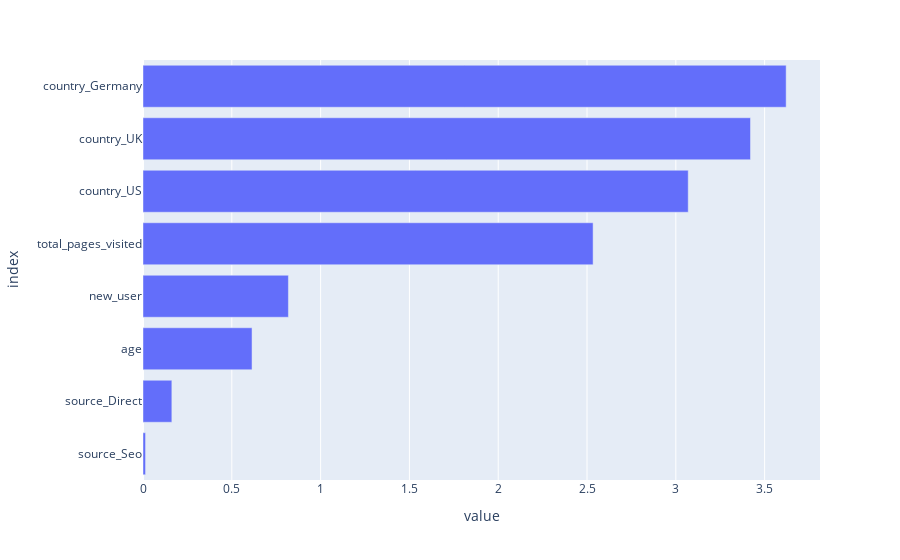

Write notebook code for a chart like this one.
### Markdown cell above
## Performance assessment

### Code cell
import plotly.express as px

column_names = [col.split('__')[1] for col in preprocessor.get_feature_names_out()]
print("Names of columns corresponding to each coefficient: ", column_names)
coefs = pd.DataFrame(index = column_names, data = classifier.coef_[0].transpose(), columns=["coefficients"])
coefs
feature_importance = abs(coefs).sort_values(by = 'coefficients')
feature_importance
fig = px.bar(feature_importance, orientation = 'h')
fig.update_layout(showlegend = False, 
                  margin = {'l': 120} # to avoid cropping of column names
                 )
fig.show()

### Figure 1 — Plotly figure (JSON) as saved in the notebook; plotly's stock layout.template omitted (floating-point values rounded to 4 significant figures)
{"data": [{"hovertemplate": "variable=coefficients<br>value=%{x}<br>index=%{y}<extra></extra>", "legendgroup": "coefficients", "marker": {"color": "#636efa", "pattern": {"shape": ""}}, "name": "coefficients", "orientation": "h", "showlegend": true, "textposition": "auto", "type": "bar", "x": [0.01431, 0.1624, 0.6139, 0.8187, 2.534, 3.07, 3.42, 3.621], "xaxis": "x", "y": ["source_Seo", "source_Direct", "age", "new_user", "total_pages_visited", "country_US", "country_UK", "country_Germany"], "yaxis": "y"}], "layout": {"barmode": "relative", "legend": {"title": {"text": "variable"}, "tracegroupgap": 0}, "margin": {"l": 120, "t": 60}, "showlegend": false, "xaxis": {"anchor": "y", "domain": [0, 1], "title": {"text": "value"}}, "yaxis": {"anchor": "x", "domain": [0, 1], "title": {"text": "index"}}}}
